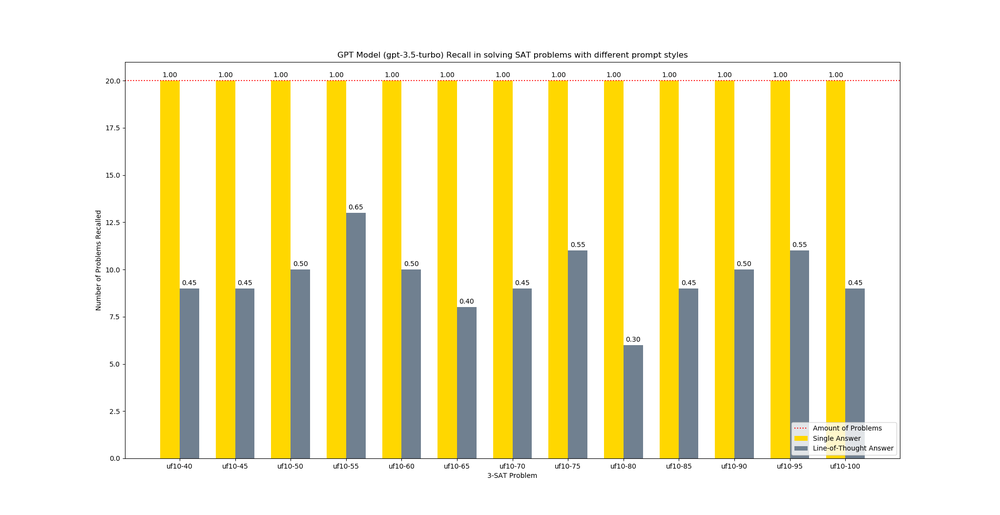
#> input picture results/recall-uf10-gpt3.5.png, 1000 x 515 px, shrunk from 2048 x 1055 before the run
$ python figure_preparation.py
#> lines starting #> are read from the running program, lines starting #| are printed output that depends on the picture
from PIL import Image


def concatenate_images_horizontally(image_path1, image_path2, output_path):
    # Open the images
#> called with image_path1 = './results/recall-uf10-gpt3.5.png', image_path2 = './results/recall-uf10-gpt4.png', output_path = './results/recall-uf10-gpts.png'
    img1 = Image.open(image_path1)
#> img1 is the input picture: PIL image 1000x515 RGBA; mean R, G, B, A 240.6, 234.5, 196.4, 255
    img2 = Image.open(image_path2)
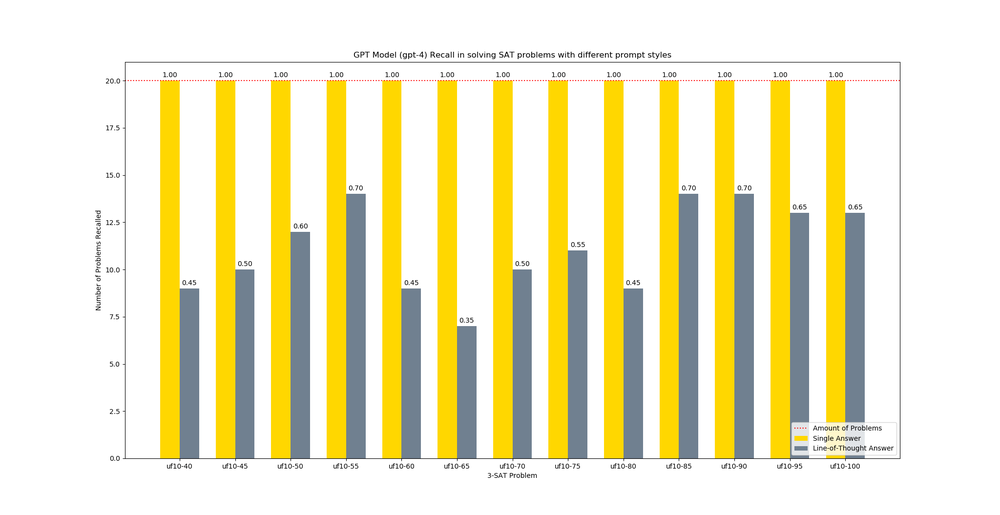
#> input picture results/recall-uf10-gpt4.png, 1000 x 515 px, shrunk from 2048 x 1055 before the run
#> img2 is the input picture: PIL image 1000x515 RGBA; mean R, G, B, A 238.5, 232.6, 194.7, 255

    # Ensure the images have the same height
    if img1.height != img2.height:
        raise ValueError("Images don't have the same height")

    # Create a new image with the combined width and the same height as the original images
    total_width = img1.width + img2.width
#> total_width = 2000
    new_image = Image.new('RGB', (total_width, img1.height))
#> new_image: PIL image 2000x515 RGB; every value is 0

    # Paste the images into the new image
    new_image.paste(img1, (0, 0))  # Paste img1 at the left edge
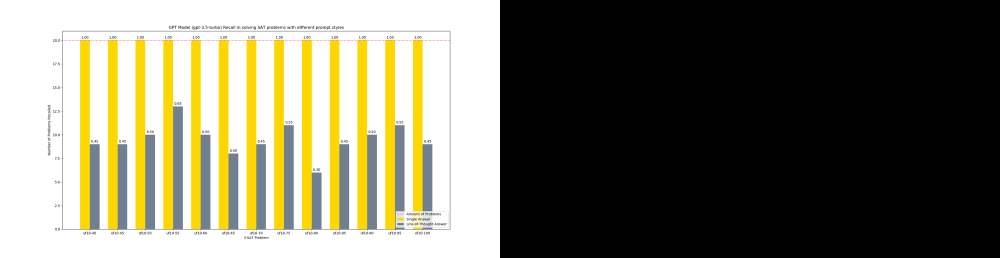
#> new_image: PIL image 2000x515 RGB (shown at 1/2 size); mean R, G, B 120.3, 117.3, 98.2
    new_image.paste(img2, (img1.width, 0))  # Paste img2 immediately to the right of img1
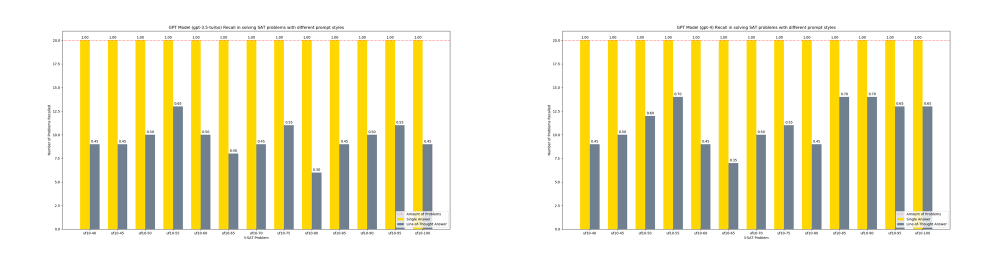
#> new_image: PIL image 2000x515 RGB (shown at 1/2 size); mean R, G, B 239.6, 233.6, 195.6

    # Save the new image
    new_image.save(output_path)


def concatenate_images_vertically(image_path1, image_path2, output_path):
    # Open the images
    img1 = Image.open(image_path1)
    img2 = Image.open(image_path2)

    # Ensure the images have the same width
    if img1.width != img2.width:
        raise ValueError("Images don't have the same width")

    # Create a new image with the same width and combined height of the original images
    total_height = img1.height + img2.height
    new_image = Image.new('RGB', (img1.width, total_height))

    # Paste the images into the new image
    new_image.paste(img1, (0, 0))  # Paste img1 at the top
    new_image.paste(img2, (0, img1.height))  # Paste img2 immediately below img1

    # Save the new image
    new_image.save(output_path)

if __name__ == "__main__":
    # Example usage
    figure_path = './results/'
    common_prefix = 'recall-'
    #common_prefix = 'performance-'
    problem_type = 'uf10'
    image_path1 = figure_path + common_prefix + problem_type + '-gpt3.5.png'
    image_path2 = figure_path + common_prefix + problem_type + '-gpt4.png'
    output_path = figure_path + common_prefix + problem_type + '-gpts.png'
    #concatenate_images_vertically(image_path1, image_path2, output_path)
    concatenate_images_horizontally(image_path1, image_path2, output_path)
